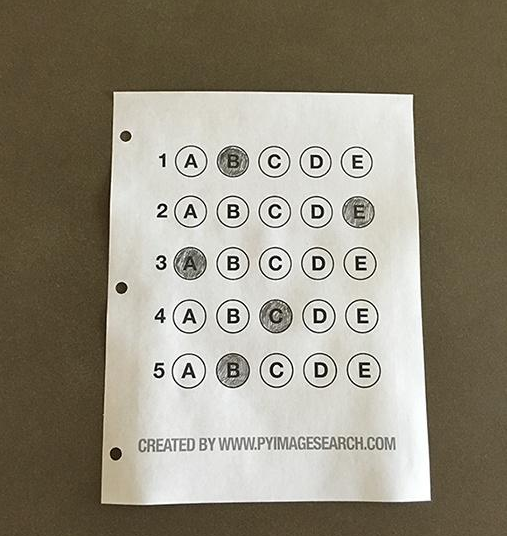
#> input picture 第二周/第四题/image.png, 507 x 536 px
$ python T4.py
#> lines starting #> are read from the running program, lines starting #| are printed output that depends on the picture; after the words box and inside, x2 and y2 are one past the last pixel; in counts of white or black regions, pixels touching at a corner belong together
import cv2
import numpy as np

def on_trackbar(val):
    pass
def spliter():
    thresh1 = cv2.getTrackbarPos("Threshold1", "Trackbars")
    thresh2 = cv2.getTrackbarPos("Threshold2", "Trackbars")
    clip_w = cv2.getTrackbarPos("Clip_w", "Trackbars")
    clip_h = cv2.getTrackbarPos("Clip_h", "Trackbars")
    c = cv2.getTrackbarPos("save", "Trackbars")
    return thresh1, thresh2,clip_w, clip_h,c

def bigger(contours_):
    biggest = np.array([])
    max_area = 0
    area_1 = 0
    for i in contours_:
        area_2 = cv2.contourArea(i)
        if area_2 > area_1:
            peri = cv2.arcLength(i, True)
            poly = cv2.approxPolyDP(i, 0.02 * peri, True)
            biggest = poly
            max_area = area_2
    return biggest, max_area


def reorder(myPoints):
    myPoints = myPoints.reshape((4, 2))
    myPointsNew = np.zeros((4, 1, 2), dtype=np.int32)
    add = myPoints.sum(1)

    myPointsNew[0] = myPoints[np.argmin(add)]
    myPointsNew[3] = myPoints[np.argmax(add)]
    diff = np.diff(myPoints, axis=1)
    myPointsNew[1] = myPoints[np.argmin(diff)]
    myPointsNew[2] = myPoints[np.argmax(diff)]

    return myPointsNew

img = cv2.imread("image.png")
#> img is the input picture: shape (536, 507, 3); mean B, G, R 123.1, 139, 145.3
height, width = img.shape[:2]
#> height = 536; width = 507

cv2.namedWindow("Trackbars")
cv2.resizeWindow("Trackbars", 360, 240)
cv2.createTrackbar("Threshold1", "Trackbars", 0, 255,on_trackbar)
cv2.createTrackbar("Threshold2", "Trackbars", 0, 255,on_trackbar)
cv2.createTrackbar("Clip_w", "Trackbars", 0, width,on_trackbar)
cv2.createTrackbar("Clip_h", "Trackbars", 0, height,on_trackbar)
cv2.createTrackbar("save", "Trackbars", 0, 1,on_trackbar)

while True:
    gray = cv2.cvtColor(img, cv2.COLOR_BGR2GRAY)
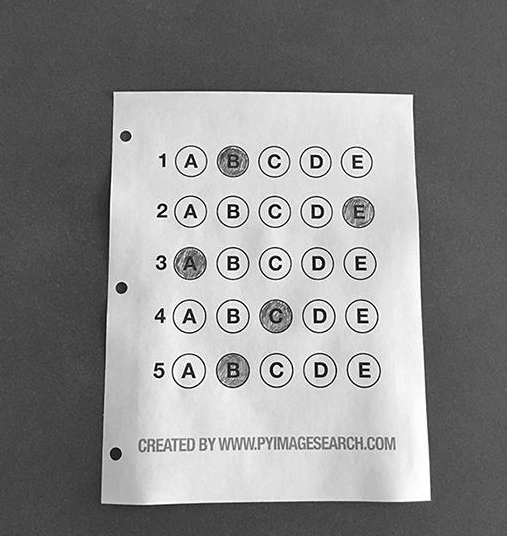
#> gray: shape (536, 507); min 0, max 255, mean 139.1
    gauss = cv2.GaussianBlur(gray, (5, 5), 1)
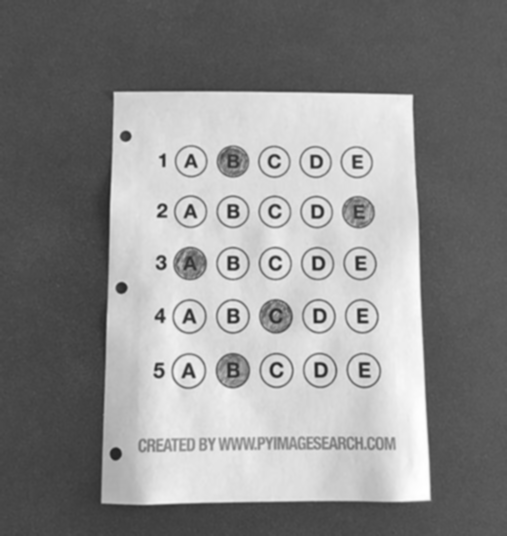
#> gauss: shape (536, 507); min 34, max 255, mean 139.1
    thresh = spliter()
    threshed = cv2.Canny(gauss, thresh[0], thresh[1])
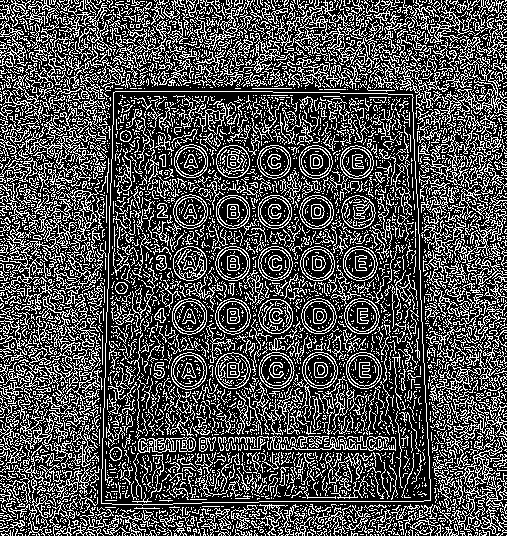
#> threshed: shape (536, 507); 31.1% white in thin lines or dots
    kernel = np.ones((5,5))
    dilate = cv2.dilate(threshed, kernel, iterations=2)
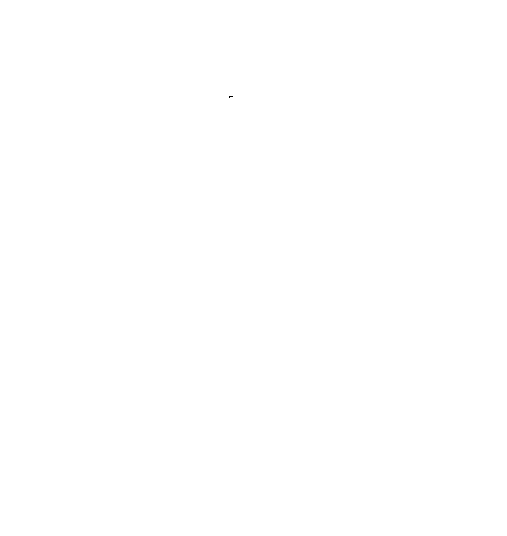
#> dilate: shape (536, 507); 100% white; black in thin lines or dots, all inside (x1, y1, x2, y2) = (229, 96, 233, 98)
    erode = cv2.erode(dilate, kernel, iterations=1)
#> erode: shape (536, 507); 100% white; 1 black region, box (x1, y1, x2, y2) and area: (227, 94, 235, 100) 45

    img_copy = img.copy()
    img_copy_2 = img.copy()

    contours,hierarchy = cv2.findContours(erode,cv2.RETR_EXTERNAL, cv2.CHAIN_APPROX_SIMPLE)
#> contours = [[[0, 0], [0, 535], [506, 535], [506, 0]]]
    cv2.drawContours(img_copy, contours, -1, (0, 255, 0), 10)
    big,area = bigger(contours)
#> the loop in bigger, `for i in contours_:` made 1 pass
#> (area_2, peri, biggest, max_area) on pass 1: (270710, 2082, [[0, 0], [0, 535], [506, 535], [506, 0]], 270710)
#> big = [[0, 0], [0, 535], [506, 535], [506, 0]]; area = 270710
    try:
        big = reorder(big)
#> in reorder, `myPoints = myPoints.reshape((4, 2))`: myPoints = [[0, 0], [0, 535], [506, 535], [506, 0]]
#> in reorder, `add = myPoints.sum(1)`: add = [0, 535, 1041, 506]
#> in reorder, `diff = np.diff(myPoints, axis=1)`: diff = [0, 535, 29, -506]
#> big = [[0, 0], [506, 0], [0, 535], [506, 535]]
        cv2.drawContours(img_copy,big,-1,(0,0,255),20)
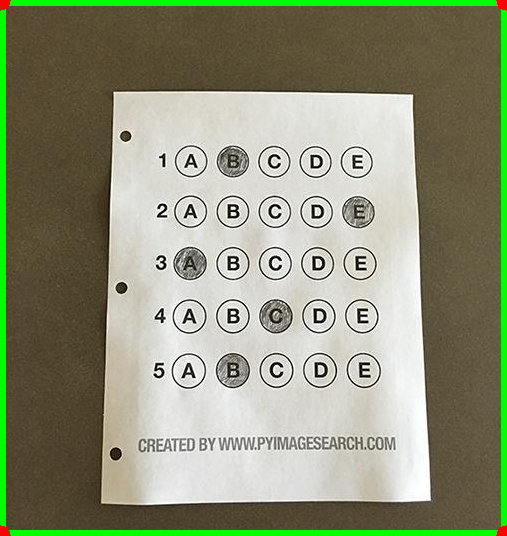
#> img_copy: shape (536, 507, 3); mean B, G, R 120.5, 146.7, 141.5
        pts1 = np.float32(big)
#> pts1 = [[0, 0], [506, 0], [0, 535], [506, 535]]
        pts2 = np.float32([[0,0],[width,0],[0,height],[width,height]])
#> pts2 = [[0, 0], [507, 0], [0, 536], [507, 536]]
        matrix = cv2.getPerspectiveTransform(pts1, pts2)
#> matrix = [[1, 0, 0], [0, 1, 0], [0, -2.1e-19, 1]]
        img_warp = cv2.warpPerspective(img,matrix,(width,height))
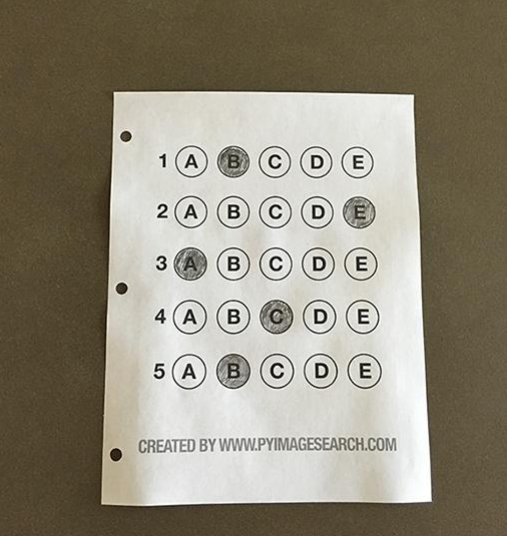
#> img_warp: shape (536, 507, 3); mean B, G, R 123.3, 139.2, 145.5
        #
        imgWarp = img_warp[thresh[3]:img_warp.shape[0] - thresh[3], thresh[2]:img_warp.shape[1] - thresh[2]]
        imgWarpColored = cv2.resize(imgWarp, (width, height))
        imgWarpColored = cv2.cvtColor(imgWarpColored, cv2.COLOR_BGR2GRAY)
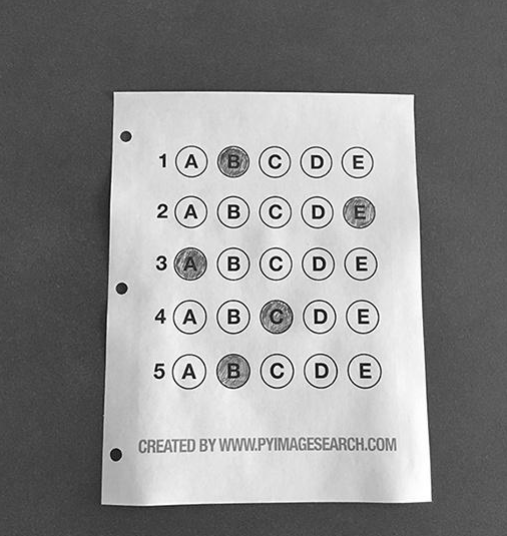
#> imgWarpColored: shape (536, 507); min 3, max 255, mean 139.4
        cv2.imshow("big", imgWarpColored)

        if cv2.waitKey(1) & 0xFF==27:
#> (key Esc is pressed here)
            break
        elif thresh[4]==1:

            cv2.imwrite("ok.png", imgWarpColored)
            break
    except:
        img_copy = cv2.cvtColor(img_copy, cv2.COLOR_BGR2GRAY)
        cv2.imshow("big", img_copy)
        if cv2.waitKey(1) & 0xFF==27:
            break
        elif thresh[4]==1:
            cv2.imwrite("ok.png", img_copy)
            break
